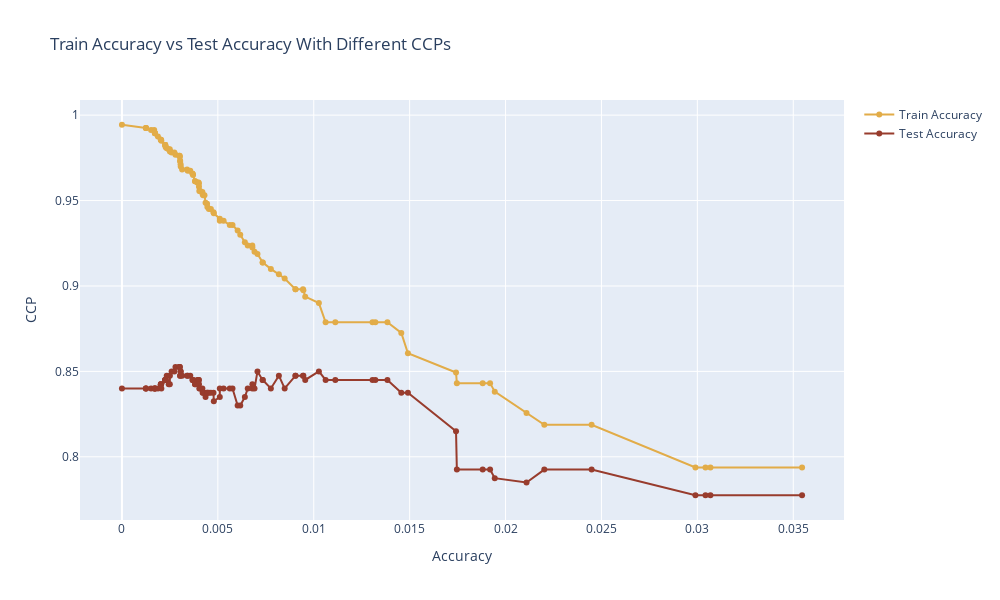

Notebook code for this chart:
### Code cell
## Menemukan cost complexity alpah
clfs = []
train_accuracy = []
test_accuracy = []
avarage = []
ccp_alphas = ccp_alphas[ccp_alphas < 0.04]

for n in ccp_alphas:
    model_best_alpha = DecisionTreeClassifier(criterion='entropy', max_depth = 9,random_state=0, ccp_alpha=n)
    model_best_alpha.fit(X_train, y_train)
    clfs.append(model_best_alpha)
    train_accuracy.append(model_best_alpha.score(X_train, y_train))
    test_accuracy.append(model_best_alpha.score(X_test, y_test))
    avarage.append((model_best_alpha.score(X_train, y_train)+model_best_alpha.score(X_test, y_test))/2)
    
print("Number of nodes in the last tree is: {} with ccp_alpha: {}".format(clfs[-1].tree_.node_count, ccp_alphas[-1]))

#plotting
fig = go.Figure()
fig.add_trace(go.Scatter(x=ccp_alphas, y=train_accuracy,
                    mode='lines+markers',
                    name='Train Accuracy',
                        line = dict(color='#E2AC48' , width=2)))
fig.add_trace(go.Scatter(x=ccp_alphas, y=test_accuracy,
                    mode='lines+markers',
                    name='Test Accuracy',
                        line = dict(color='#983C2D' , width=2)))
fig.update_layout(
    title='Train Accuracy vs Test Accuracy With Different CCPs',
    xaxis_title='Accuracy',
    yaxis_title='CCP',
    width=1000, 
    height=600,
    # plot_bgcolor='#DEE0D5'
)
cmap = ['#DEE0D5' ,'#A7C5C5' ,  '#E2AC48' , '#B96028' , ]
fig.show()
